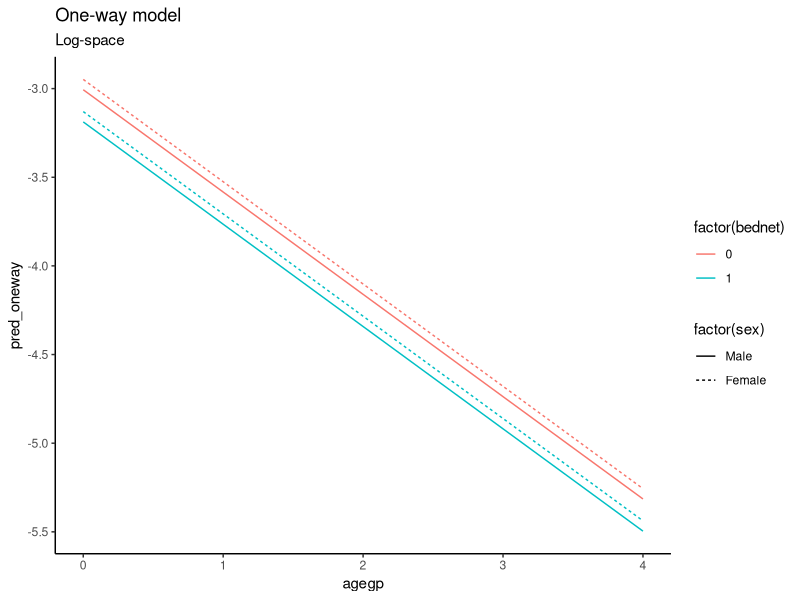
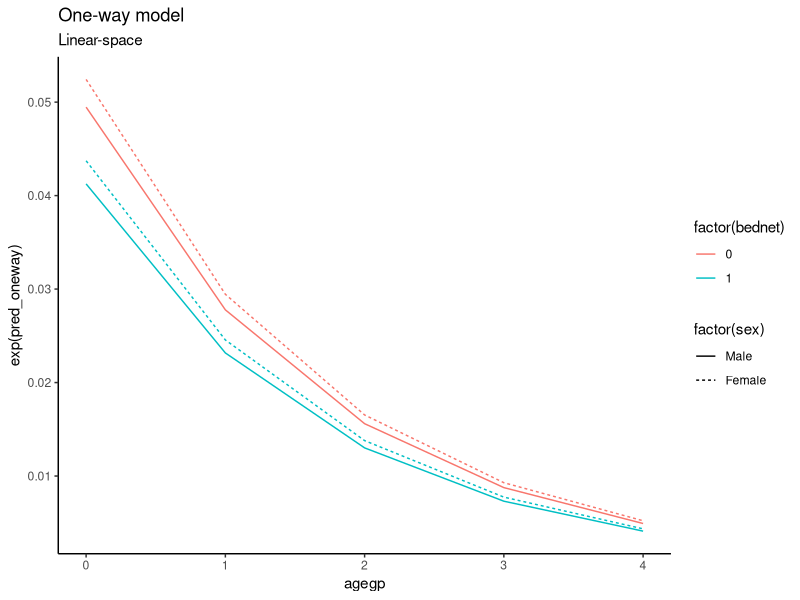
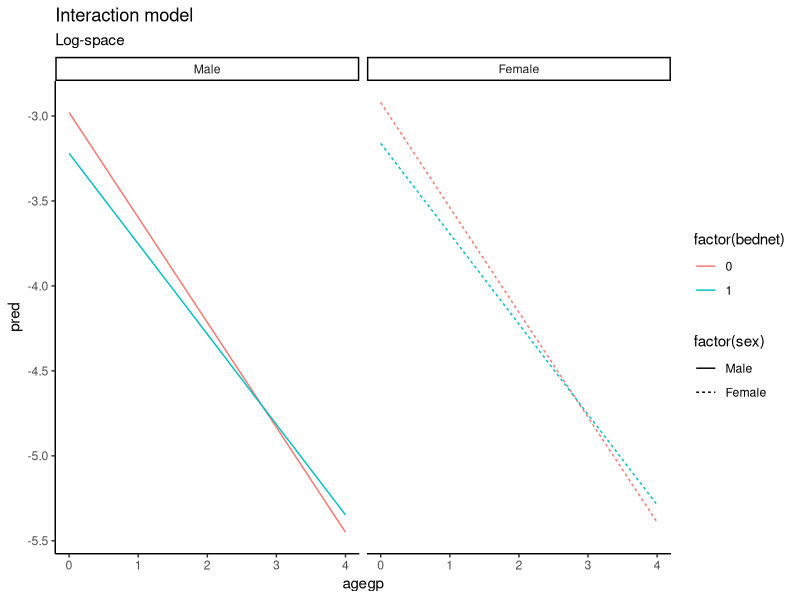
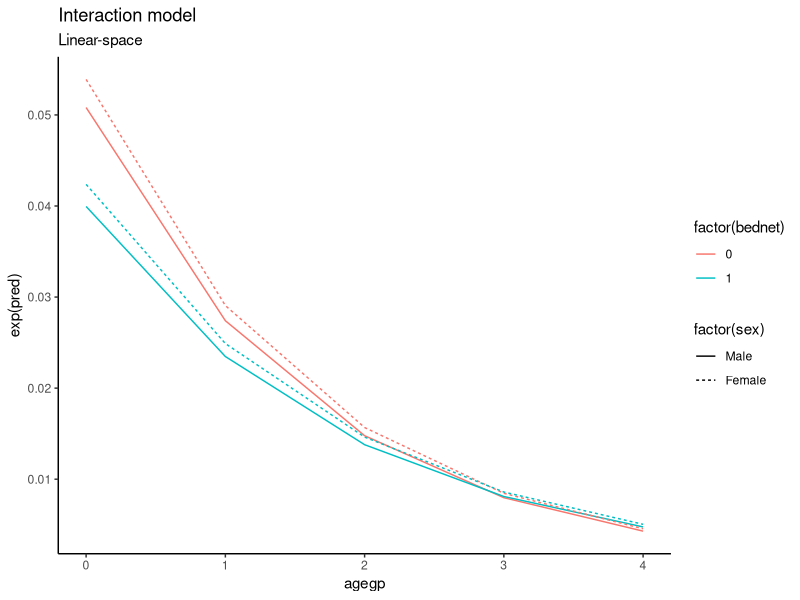
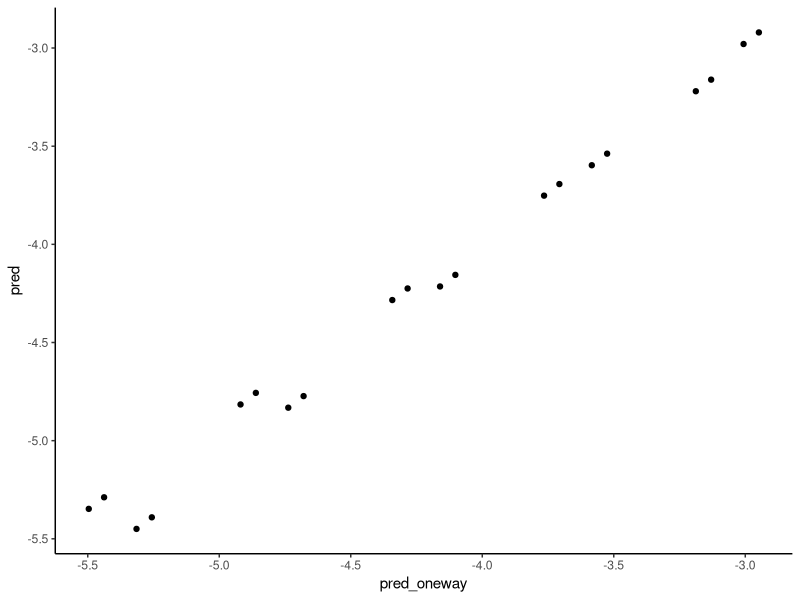

Reproduce these figures in R, in order.
## ---- chunk 1
set.seed(101)
library(knitr)
library(ggplot2)
library(data.table)
library(scales)
library(boot) # has inv.logit() function
library(lme4)
library(MASS)
library(parameters)
## ---- chunk 2
# Setting personal working directory
os <-  "pc"

if(os  == "mac"){
  setwd("~/Documents/OneDrive - UW/PhD/GH Teaching Assistant/Data")
} else {
  setwd("C:/Users/ctroeger/OneDrive - UW/PhD/GH Teaching Assistant/Data/")
}

# Read in data
dt <- fread("gha_bednet.csv")

## ---- chunk 3
dt$row <- 1
# make sex a factor for later
dt[, sex := factor(sex, levels = c(0,1), labels = c("Female","Male"))]
tab_dt <- dt[, lapply(.SD, function(x) sum(x)),
             .SDcols = c("row","outcome","follyr"),
             by = c("cluster","bednet","agegp","sex")]
## ---- chunk 4
mod0 <- glm(outcome ~ offset(log(follyr)) + bednet + agegp + sex, data = dt, family = poisson)
print_md(model_parameters(mod0, exponentiate = T))
## ---- chunk 5
mod1 <- glm(outcome ~ offset(log(follyr)) + bednet:agegp + sex, data = dt, family = poisson)
print_md(model_parameters(mod1, exponentiate = T))

mod2 <- glm(outcome ~ offset(log(follyr)) + bednet*agegp + sex, data = dt, family = poisson)
print_md(model_parameters(mod2, exponentiate = T))

# mod2 is the same as writing
# glm(outcome ~ offset(log(follyr)) + bednet + agegp + bednet:agegp + sex, data = dt, family = poisson)
## ---- chunk 6
mod3 <- glmer(outcome ~ offset(log(follyr)) + bednet*agegp + sex + (1 | cluster), data = dt, family = poisson)
print_md(model_parameters(mod3, exponentiate = T))
## ---- chunk 7

pred_dt <- expand.grid(agegp = 0:4,
                       sex = c("Male","Female"),
                       bednet = c(0,1),
                       follyr = 1)

# predict model without interaction
pred_dt$pred_oneway <- predict(mod0, newdata = pred_dt)
# predict model with interaction
pred_dt$pred <- predict(mod2, newdata = pred_dt)

ggplot(pred_dt, aes(x = agegp, y = pred_oneway, lty = factor(sex), col = factor(bednet))) + geom_line() +
  theme_classic() + ggtitle("One-way model", subtitle = "Log-space")

ggplot(pred_dt, aes(x = agegp, y = exp(pred_oneway), lty = factor(sex), col = factor(bednet))) + geom_line() +
  theme_classic() + ggtitle("One-way model", subtitle = "Linear-space")

ggplot(pred_dt, aes(x = agegp, y = pred, lty = factor(sex), col = factor(bednet))) + geom_line() + facet_wrap(~sex) +
  theme_classic() + ggtitle("Interaction model", subtitle = "Log-space")

ggplot(pred_dt, aes(x = agegp, y = exp(pred), lty = factor(sex), col = factor(bednet))) + geom_line() +
  theme_classic() + ggtitle("Interaction model", subtitle = "Linear-space")

ggplot(pred_dt, aes(x = pred_oneway, y = pred)) + geom_point() +
  theme_classic()
